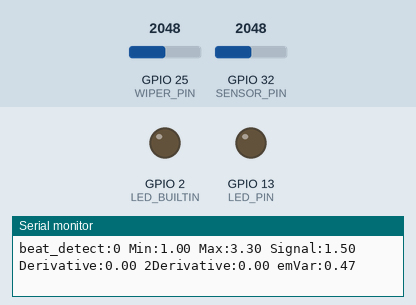
A sketch run on a simulated ESP32. Shown: output pins drawn as LEDs (lit = HIGH), the last lines printed to the serial monitor. Inputs (shaded band) come from the test bench; at power-on: GPIO 32 (SENSOR_PIN) = 2048, GPIO 25 (WIPER_PIN) = 2048.

Above: at 1.2 s.
1.3 s: GPIO 32 (SENSOR_PIN) set to 2115
At 2.3 s:
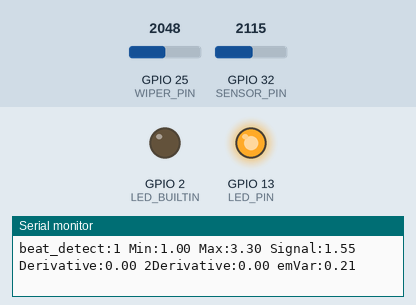
4.3 s: GPIO 32 (SENSOR_PIN) set to 2866
At 7.0 s:
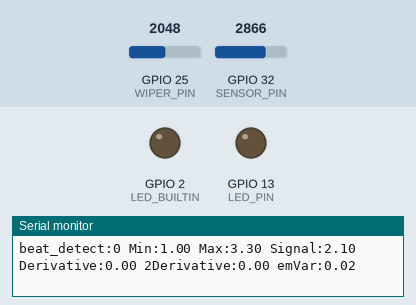
7.3 s: GPIO 32 (SENSOR_PIN) set to 3603
At 8.6 s:
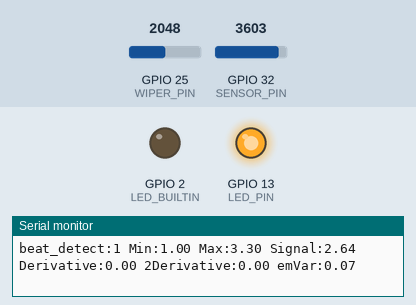
Timing chart, 0 to 10.5 s (numbered marks = the images above; inputs shaded):
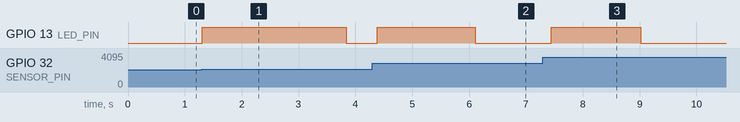

Measured:
- the behaviour switches between 2048 and 2049 on GPIO 32 (SENSOR_PIN) (found by bisection; images 0 and 1)
- after the input at 1.3 s, GPIO 13 (LED_PIN): LOW → HIGH at once, → LOW 2.5 s later
- after the input at 4.3 s, GPIO 13 (LED_PIN): LOW → HIGH after 0.09 s, → LOW 1.7 s later
- after the input at 7.3 s, GPIO 13 (LED_PIN): LOW → HIGH after 0.15 s, → LOW 1.6 s later

The sketch:

PPG_plotting.ino
```cpp
#define PROGRAMME_NAME "PPG_plotting"
#define VERSION " V 0.0.6 "  // specialised plot for 1st and 2nd derivatives.
//#define MODEL_NAME "Model: BUTTOM"
#define MODEL_NAME "Model: PPG_PMD"
#define DEVICE_UNDER_TEST "PPG Breadboard"
#define LICENSE "GNU Affero General Public License, version 3 "
#define ORIGIN "UK"

// ---------- Status LED ----------
#define LED_BUILTIN 2
#define TIME_HIGH 1000
#define TIME_LOW 500

// ---------- Pins ----------
// const uint8_t SENSOR_PIN = 15;  // chip physical pin 21
const uint8_t SENSOR_PIN = 32;  // GPIO32 proof of concept, breadboard
const uint8_t LED_PIN = 13;     // onboard LED
const uint8_t WIPER_PIN = 25;

// ---------- Settings ----------
const unsigned long SAMPLE_DELAY_MS = 10;   // ~100 Hz sampling
// const unsigned long SAMPLE_DELAY_MS = 20;   // ~50 Hz sampling
// const unsigned long SAMPLE_DELAY_MS = 40;  // ~25 Hz sampling

// Debounce / sanity limits (BPM range)
const unsigned long MIN_IBI_MS = 300;   // 200 BPM max
const unsigned long MAX_IBI_MS = 2000;  // 30 BPM min

const unsigned long BAUD_RATE = 115200;

// ---------- State ----------
int bpm = 0; // this will be calculated from a inter beat interval
bool above = 0; // filter signal is above threshold

float signal_v = 0;
float threshold_v = 0;
static float signal_ema = threshold_v;
static float emVar = 0;
static float decayingMax = 0;
static float decayingMin = 3.3;  // Max for 10-bit ADC

int Max_Vin = 3.3;
float Max_Resolution_ADC = 4096.0;

void splashserial() {
  Serial.println(F("==================================="));
  Serial.print(PROGRAMME_NAME);
  Serial.println(VERSION);
  Serial.println(MODEL_NAME);
  Serial.println(DEVICE_UNDER_TEST);
  Serial.print(F("Compiled at: "));
  Serial.println(F(__DATE__ " " __TIME__));
  Serial.println(LICENSE);
  Serial.println(F("==================================="));
  Serial.println();
}

void setup() {
  pinMode(LED_PIN, OUTPUT);
  digitalWrite(LED_PIN, LOW);

  Serial.begin(BAUD_RATE);
  while (!Serial){ // wait for UART0 to initialise
    ;
  }
  splashserial();
  pinMode(LED_BUILTIN, OUTPUT);
}

unsigned long lastTime = 0;
float prev_signal_v = 0;
float derivative = 0;
float derivativeSecond = 0;
float prev_derivative = 0;

void loop() {
  unsigned long currentMillis = millis();

  if (currentMillis - lastTime >= SAMPLE_DELAY_MS) {
  // Read sensor
  int rawSignal = analogRead(SENSOR_PIN);
  signal_v = (Max_Vin / Max_Resolution_ADC) * rawSignal;                       // signal in volts, Convert 12-bit ADC reading to voltage
  derivative = (signal_v - prev_signal_v) / (SAMPLE_DELAY_MS);
  derivativeSecond = (derivative - prev_derivative) / (SAMPLE_DELAY_MS);
  prev_signal_v = signal_v;
  prev_derivative = derivative;
  lastTime = currentMillis;
  float threshold_v = (Max_Vin / Max_Resolution_ADC) * analogRead(WIPER_PIN);  // threshold in volts

  detect_beat();

  digital_signal_processing();  // EMA decaying max. and min.

  // plot_the_data();
  plot_derivatives();

  }
  // delay(SAMPLE_DELAY_MS);
}
```

detect_beat.ino
```cpp
// ---------- State ----------
bool wasAbove = false;
unsigned long lastBeatMs = 0;
const unsigned long millsPerSec = 1000;
const unsigned long secPerMin = 60;
float noSignalT = 2.5; // signal time(s) for flag: no beat detected
float percentMinMaxThreshold = 80.0/100.0; // empirically chosen
// float emVarTheshLow = 0.2; //arbitary value for time being, signal loss: 2-3s, signal aquisition: 4-5s
float emVarTheshLow = 0.05; //arbitary value for time being, signal loss: 5-6s, signal aquisition: 3s (can be sensitive to noise/ tapping of sensor from steady 0 BPM)
// float emVarThreshHigh = 1.5; //arbitary value for time being, worked poorly, 1.5 is too high (almost never gets that high)
float emVarThreshHigh = 1.0; //arbitary value for time being,
bool signalValid = false; //

void detect_beat(void) {
  unsigned long now = millis();
  // LED indicates "above threshold"
  // bool above = (signal_v > (signal_ema + threshold_v));   // EMA + offset
  above = (emVar > emVarTheshLow) & (emVar < emVarThreshHigh) & (signal_v > (decayingMin + (percentMinMaxThreshold * (decayingMax - decayingMin))));  // minimum + 80% of (max - min)
  digitalWrite(LED_PIN, above ? HIGH : LOW);

  // Beat detection: rising edge across threshold
  if (above && !wasAbove) {
    unsigned long ibi = now - lastBeatMs; // inter beat interval

    if (lastBeatMs != 0 && ibi >= MIN_IBI_MS && ibi <= MAX_IBI_MS) {
      int newBpm = (int)(secPerMin * millsPerSec / ibi); // BPM = 1 minute / milliseconds per beat
      //newBPM units: beats per minute = (60,000 (milliseconds/minute)) / (inner beat interval (milliseconds/beat))

      // Smooth BPM (reduce jitter)
      if (bpm == 0) bpm = newBpm;
      else bpm = (bpm * 3 + newBpm) / 4; // four point exponential moving average?

      // Serial.print("Beat! BPM=");
      // Serial.println(bpm);
    }

    lastBeatMs = now;
  }

  wasAbove = above;

  // If no beats for noSignalT (s), consider "no signal"
  if (lastBeatMs != 0 && (now - lastBeatMs) > noSignalT * millsPerSec) {
    bpm = NAN;
    signalValid = false;
  } else {
    signalValid = true;
  }
}
```

digital_signal_processing.ino
```cpp
//Use Exponential Moving Average (EMA) Low-Pass Filter for digital signal processing (DSP)
// -------------------------------------------------------------------
// Formula: EMA_new = (α * New_Value) + ((1 - α) * EMA_old)
//
// This acts as a recursive low-pass filter that smooths sensor noise
// while retaining responsiveness to real signal changes.
//
// Parameters:
// - ALPHA (α): Smoothing factor (0.0 < α ≤ 1.0).
//   Higher α = faster response, less smoothing (more noise).
//   Lower α = slower response, more smoothing (less noise).
//   Calculated as: α = 2.0 / (N + 1.0), where N is the desired period.
//
// State:
// - 'signal_ema' stores the previous output value. It MUST be declared
//   as 'static' or 'global' to persist between loop iterations.
//
// Initialization:
// - On the first run, 'signal_ema' should be set equal to 'signal_v'
//   to prevent a long warm-up ramp from zero.

float ALPHA = 0.01;
void digital_signal_processing(void) {
  // Update EMA, exponential moving average
  signal_ema = ALPHA * signal_v + (1.0 - ALPHA) * signal_ema;

  // emVar = (1-alpha)*emVar + alpha * (signal - EMA)^2
  emVar = ((1.0-ALPHA) * emVar) + ALPHA * (signal_v - signal_ema) * (signal_v - signal_ema);
  // emVar = (1.0-ALPHA) * (emVar + ALPHA * (signal_v - signal_ema) * (signal_v - signal_ema));
  // Update Decaying Max
  if (signal_v > decayingMax) {
    decayingMax = signal_v; // Jump to new peak
  } else {
    decayingMax -= ALPHA * (decayingMax - signal_v); // Slowly decay
  }

  // Update Decaying Min
  if (signal_v < decayingMin) {
    decayingMin = signal_v; // Jump to new valley
  } else {
    decayingMin += ALPHA * (signal_v - decayingMin); // Slowly decay
  }

}
```

serial_plotting.ino
```cpp
const float DERIVATIVE_SCALE = 100;
const float SECOND_DERIVATIVE_SCALE = 1000;

void plot_the_data(void) {
  // Serial Plotter output
  Serial.print("signalValid:");
  Serial.print(signalValid);

  Serial.print(" BPM:");
  Serial.print(bpm);

  Serial.print(" beat_detect:");
  Serial.print(above);

  Serial.print(" Min:");
  Serial.print(1.0);

  Serial.print(" Max:");
  Serial.print(3.3);

  Serial.print(" Signal:");
  Serial.print(signal_v);

  // Serial.print(" Threshold:");
  // Serial.print(threshold_v);

  // Serial.print(" EMA:");
  // Serial.print(signal_ema);

  // Serial.print(" EMA+Offset:");
  // Serial.print(signal_ema + threshold_v);

  Serial.print(" emVar:");
  Serial.print(emVar);

  Serial.print(" decayingMax:");
  Serial.print(decayingMax);

  Serial.print(" decayingMin:");
  Serial.print(decayingMin);

  // Serial.print(" Band1:");
  // Serial.print(band1);

  // Serial.print(" Band2:");
  // Serial.print(band2);

  // Serial.print(" BPM:");
  // Serial.println(bpm);

  Serial.println();
} //end plot_the_data()

void plot_derivatives(void) {
  // Serial Plotter output
  Serial.print("beat_detect:");
  Serial.print(above);

  Serial.print(" Min:");
  Serial.print(1.0);

  Serial.print(" Max:");
  Serial.print(3.3);

  Serial.print(" Signal:");
  Serial.print(signal_v);

  Serial.print(" Derivative:");
  Serial.print(derivative * DERIVATIVE_SCALE);

  Serial.print(" 2Derivative:");
  Serial.print(derivativeSecond * SECOND_DERIVATIVE_SCALE);

  Serial.print(" emVar:");
  Serial.print(emVar);

  Serial.println();
} //end plot_the_derivatives()
```
